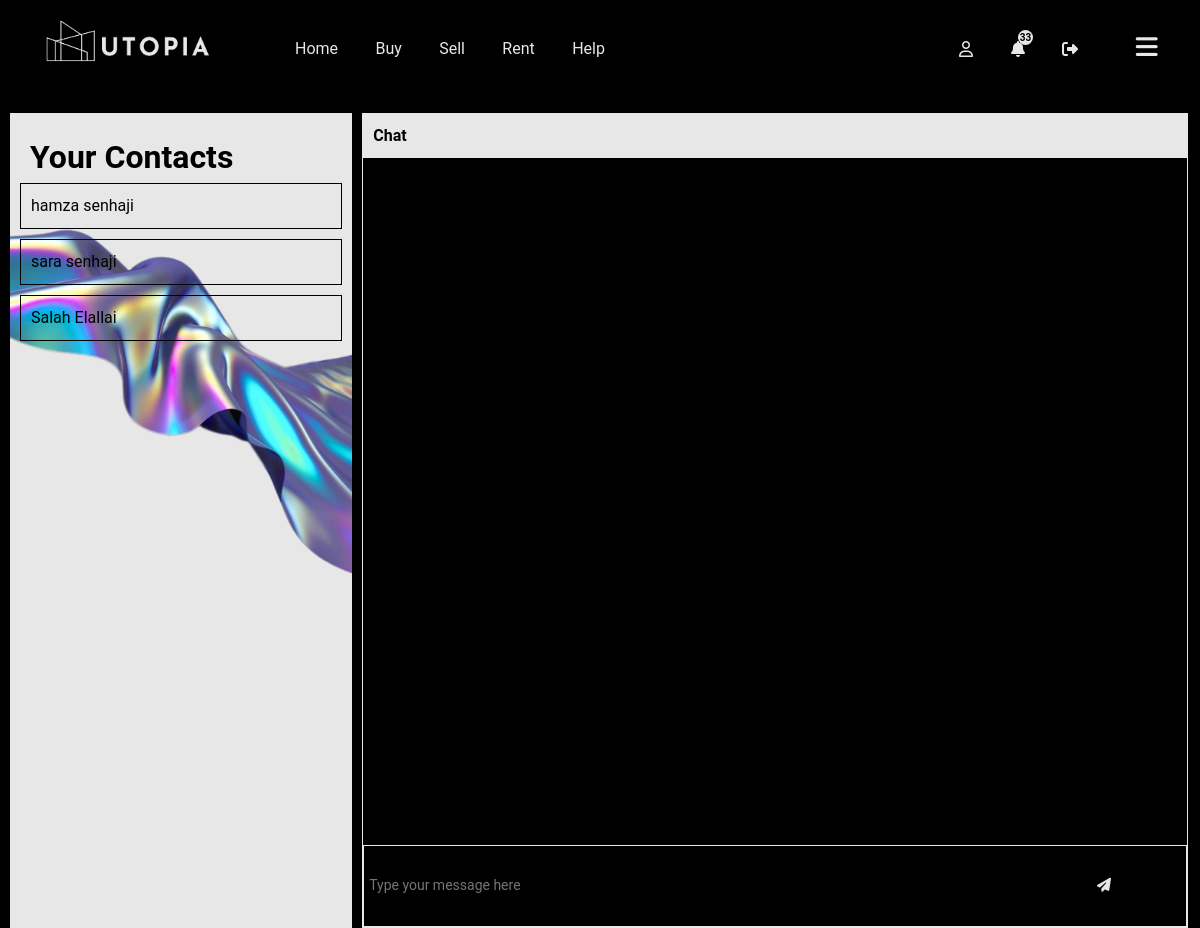
The page /Chat_Page/chatPage_index.php (signed in) on the database its author committed.
### tables this page shows
CREATE TABLE `users` (
  `user_id` int(6) UNSIGNED NOT NULL,
  `user_name` varchar(50) NOT NULL,
  `user_email` varchar(100) NOT NULL,
  `user_password` longtext NOT NULL,
  `user_phone` varchar(20) DEFAULT NULL
);

### Chat_Page/chatPage_index.php (the view, shortened to what this page needs)
<!DOCTYPE html>
<html lang="en">
<head>
  <link rel="stylesheet" href="./chatPage_style.css">
  <link rel="stylesheet" href="../NavBar/Navbar_style.css">
  <link rel="stylesheet" href="https://cdnjs.cloudflare.com/ajax/libs/font-awesome/6.4.0/css/all.min.css" />
</head>
<body>
<header >
            <a href="../Index.php" class="Logo"><img src="../Images/Logo3.png" alt="Logo"></a>
            <nav class="Slide">
                <ul>
                    <li><a href="../Index.php">Home</a></li>
                    <li><a href="../buyingpage/buyingpage_index.php">Buy</a></li>
                    <?php
                      if(isset($_SESSION['UserId'])){
                       echo ' <li><a href="../listingpage/listing_index.php">Sell</a></li>';
                      }
                      else{
                        echo ' <li><a href="../sign-in-up_page/sign_Index.php">Sell</a></li>';
                      }
                    ?>
                     <?php
                      if(isset($_SESSION['UserId'])){
                       echo ' <li><a href="../listingpage/listing_index.php">Rent</a></li>';
                      }
                      else{
                        echo ' <li><a href="../sign-in-up_page/sign_Index.php">Rent</a></li>';
                      }
                    ?>
                    <li><a href="../Index.php?#help-page">Help</a></li>
                </ul>
                <form action="../Includes/logout_inc.php" method="Get" class="logout">
                    <?php
                        if(isset($_SESSION['UserId']))
                        {
                          echo  '<button name="settings" class="settings"><i class="fa-regular fa-user"></i></button>';
                          echo  "<div name='notification' class='notification'>";
                              echo  "<i class='fa-solid fa-bell'></i>";
                                echo "<div class = 'msg'>";
                                    include '../Classes/db_PDS.class.php';
                                    $sql = "SELECT * FROM messages WHERE receiver_id = ? AND is_read = 0";
                                    $stmt = mysqli_stmt_init($conn);
                                    if(!mysqli_stmt_prepare($stmt, $sql)){
                                        header("Location: ./Myprofile/Myprofile_index.php?error=sqlstatementfaild");
                                        exit();
                                    }
                                    else{
                                        mysqli_stmt_bind_param($stmt, "i", $_SESSION['UserId']);
                                        mysqli_stmt_execute($stmt);
                                        $result = mysqli_stmt_get_result($stmt);
                                        $unreadCount = mysqli_num_rows($result);
                                        echo $unreadCount;
                                    }
                                echo "</div>";
                          echo   "</div>";
                          echo  '<button name="Log_out" class="Log_out"><i class="fa-solid fa-right-from-bracket"></i></i></button>';
                        }
                        ?>
                </form>
            </nav>
            <i class="fa-solid fa-bars"></i>
        </header>
<main>
  <div class="Contacts">
    <h1>Your Contacts</h1>
    <img src="../Images/image13.png" class="image1">
  <?php
      echo "<form action='' method='get' class='chat-input'>";
              include '../Classes/db_PDS.class.php';
              $receiver_id = $_SESSION['UserId'];
              $sql = "SELECT DISTINCT sender_id FROM messages WHERE sender_id != ?";
              $stmt = mysqli_stmt_init($conn);
              if (!mysqli_stmt_prepare($stmt, $sql)) {
                  header("Location: ./Myprofile/Myprofile_index.php?error=sqlstatementfailed");
                  exit();
              } else {
                mysqli_stmt_bind_param($stmt, "i", $receiver_id);
                  mysqli_stmt_execute($stmt);
                  $result = mysqli_stmt_get_result($stmt);
                  while ($row = mysqli_fetch_assoc($result)) {
                    $sql2 = "SELECT * FROM users WHERE user_id = ?";
                    $stmt2 = mysqli_stmt_init($conn);
                    if (!mysqli_stmt_prepare($stmt2, $sql2)) {
                        header("Location: ./Myprofile/Myprofile_index.php?error=sqlstatementfailed");
                        exit();
                    } else {
                        mysqli_stmt_bind_param($stmt2, "i", $row['sender_id']);
                        mysqli_stmt_execute($stmt2);
                        $result2 = mysqli_stmt_get_result($stmt2);
                          while ($row2 = mysqli_fetch_assoc($result2)) {
                           echo   "<button name = 'user-id' value = '{$row['sender_id']}' class = 'User-btn'>{$row2['user_name']}</button>";
                          }
                    }
                  }
              }
    echo "</form>";
  ?>
  </div>
<div class="card" id="card">
    <div class="chat-header">
        <h4>Chat</h4>
    </div>
    <div class="chat-window">
        <ul class="message-list">
        </ul>
    </div>
    <form action="" method="post" class="chat-input">
        <input type="text" class="message-input" name="message" placeholder="Type your message here">
        <button class="send-button" name="send-btn"><i class="fa-solid fa-paper-plane"></i></button>
    </form>
  </div>
</main>
</body>
</html>

### Chat_Page/chatPage_style.css (style rules this page uses)
body { background-color: var(--PrimaryColor); }
.fa-bars { display: none; }
main { position: absolute; width: 100%; height: 90vh; display: flex; flex-wrap: wrap; padding: 20px 10px 0px 10px; gap: 10px; bottom: 0; }
.Contacts { position: relative; width: 29%; height: 100%; color: var(--PrimaryColor); background-color: var(--SecondColor); padding: 20px; overflow: hidden; }
.image1 { position: absolute; width: 100%; z-index: 1; left: 0; }
.Contacts form { position: absolute; width: 100%; height: 100%; display: flex; flex-direction: column; gap: 10px; z-index: 100; left: 0; padding: 0 10px; background-color: transparent; border: none; overflow: hidden; overflow-y: scroll; }
.Contacts form button { width: 100%; padding: 10px; text-align: start; cursor: pointer; background-color: transparent; outline: none; border: 1px solid var(--PrimaryColor); transition: 1s; }
.card { width: 70%; height: 100%; background-color: var(--PrimaryColor); border: 1px solid var(--SecondColor); color: var(--SecondColor); left: 25%; display: flex; flex-direction: column; z-index: 0; }
.chat-header { background-color: var(--SecondColor); color: var(--PrimaryColor); padding: 10px; }
.chat-window { width: 100%; height: 100%; overflow-y: scroll; scroll-behavior: smooth; padding-bottom: 10px; }
.message-list { display: flex; flex-direction: column; align-items: start; justify-content: start; list-style: none; height: 100%; width: 100%; padding: 10px 5px; gap: 10px; }
.chat-input { display: flex; width: 100%; height: 12%; background-color: var(--PrimaryColor); margin-top: 2px; border: 1px solid var(--SecondColor); }
.message-input { width: 80%; border: none; outline: none; padding: 5px; font-size: 14px; background-color: transparent; color: var(--SecondColor); }
.send-button { width: 20%; border: 1px solid var(--PrimaryColor); outline: none; background-color: var(--PrimaryColor); color: var(--SecondColor); font-size: 14px; padding: 8px 10px; cursor: pointer; transition: 0.3s; }

### NavBar/Navbar_style.css (style rules this page uses)
header { position: absolute; width: 100vw; height: fit-content; display: flex; align-items: center; justify-content: space-around; padding: 10px 20px; z-index: 100000; }
.Logo { width: 15vmax; margin-bottom: 15px; }
nav { display: flex; width: 70vmax; justify-content: space-between; color: var(--SecondColor); }
nav ul { width: 350px; display: flex; align-items: center; justify-content: space-between; }
nav ul a { position: relative; overflow: hidden; color: var(--SecondColor); }
nav ul a::after { position: absolute; content: ''; width: 0%; height: 15%; background-color: var(--SecondColor); bottom: 0; right: 0%; transition: 0.3s; }
header form { display: flex; gap: 20px; }
.fa-bars { color: var(--SecondColor); font-size: 25px; width: 30px; height: 30px; text-align: center; cursor: pointer; display: none; }
.logout { margin-left: 40%; display: flex; gap: 2px; }
.settings , .Log_out, .notification { width: 50px; background-color: transparent; border: none; color: var(--SecondColor); cursor: pointer; display: flex; align-items: center; justify-content: center; }
.notification { position: relative; }
.notification .msg { position: absolute; width: 15px; height: 15px; background-color: var(--SecondColor); color: var(--PrimaryColor); text-align: center; font-size: 10px; font-weight: bold; top: 15%; right: 20%; border-radius: 100px; }

### index.style.css (style rules this page uses)
*, *::before, *::after { box-sizing: border-box; scroll-behavior: smooth; }
body, h1, h2, h3, h4, p, figure, blockquote, dl, dd { margin: 0; }
body { min-height: 100vh; text-rendering: optimizeSpeed; line-height: 1.5; }
img, picture { max-width: 100%; display: block; }
input, button, textarea, select { font: inherit; }
:root { --Primaryfont:'Roboto', sans-serif; --PrimaryColor:#000000; --SecondColor:#E7E7E7; --TherdColor:#ffff; --fourthColor :#609ca0; }
* { font-family: var(--Primaryfont); list-style: none; text-decoration: none; scroll-behavior: smooth; }

### rows shown on the page
users: $row['sender_id'] 2 (drawn), user_name "hamza senhaji"
users: $row['sender_id'] 3 (drawn), user_name "sara senhaji"
users: $row['sender_id'] 4 (drawn), user_name "Salah Elallai"

### other values the page prints
$unreadCount "33"
